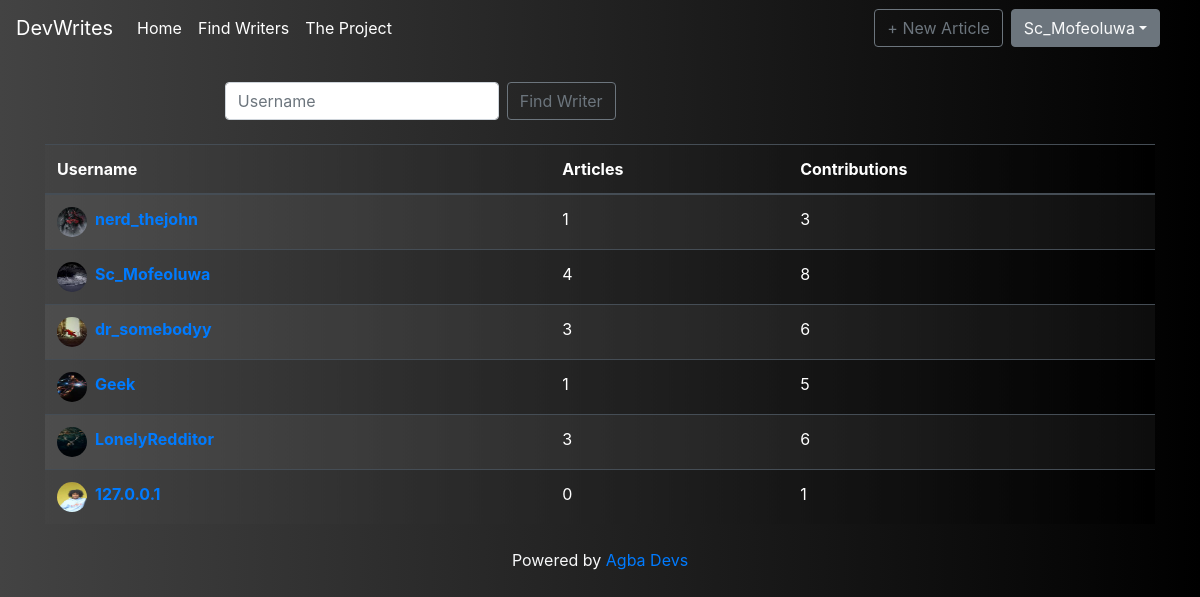
The page /writers (signed in) on the database its author committed.
### Social_Blog/models.py (models this page shows, shortened)
class User(db.Model, UserMixin):
    id = db.Column(db.Integer,primary_key=True)
    username = db.Column(db.String(20),unique=True,nullable=False)
    email = db.Column(db.String(40),unique=True,nullable=False)
    image_file = db.Column(db.String(20),nullable=False, default='default.jpg')
    bio = db.Column(db.String(120), nullable=False, default='Developer and Technical Writer')
    password = db.Column(db.String(60),nullable=False)
    posts = db.relationship('Post', backref='author', lazy=True)
    followed = db.relationship('Follow',foreign_keys=[Follow.follower_id],
                                backref=db.backref('follower',lazy='joined'),
                                lazy='dynamic',cascade='all, delete-orphan')
    followers = db.relationship('Follow',foreign_keys=[Follow.followed_id],
                                backref=db.backref('followed',lazy='joined'),
                                lazy='dynamic',cascade='all, delete-orphan')
    comments = db.relationship('Comment',backref='author',lazy='dynamic')

### Social_Blog/routes.py (the view)
@app.route('/writers')
@login_required
def find_writers():
    username = request.args.get('writer')
    if username:
        username = username.replace('+',' ')
    writer = User.query.filter_by(username=username).first()
    if not username:
        writer = 'no username'
    else:
        writer = writer
    users = User.query.all()
    return render_template('writers.html',users=users,writer=writer)

### Social_Blog/models.py (called while the page is built)
@login_manager.user_loader
def load_user(user_id:int):
     return User.query.get(user_id)

### Social_Blog/templates/writers.html (shortened to what this page needs)
{% extends 'layout.html' %}
{% block body %}
<h3 class='text-light mt-4 mb-4 text-center'>DevWriters</h3>
<div class='container'>
    <div>
        <form class="form-inline mt-2 mt-md-0 mb-4">
            <input class="form-control mr-sm-2" type="text" name='writer' placeholder="Username" aria-label="Search">
            <button class="btn btn-outline-secondary my-2 my-sm-0" type="submit">Find Writer</button>
        </form>
    </div>
    <br>
    <br>
    {% if writer=='no username' %}
        <table class='table table-striped table-dark table-striped mb-4 bg'>
            <thead>
                <tr>
                    <th scope="col">Username</th>
                    <th scope='col'>Articles</th>
                    <th scope='col'>Contributions</th>
                </tr>
            </thead>
            <tbody>
                {% for user in users %}
                    <tr>
                        <th scope='row'><img class='float-left find-image mr-2' src='{{ url_for("static",filename="images/"+ user.image_file)}}'><a class='link' href='{{url_for("profile",user=user.username)}}'>{{user.username}}</a></th>
                        <td>{{ user.posts|length }}</td>
                        <td>{{ user.posts|length + user.comments.count() }}</td>
                    </tr>
                {% endfor %}
            </tbody>
        </table>
    {% elif writer==None %}
        <br>
        <div class='container mb-4'>
            <i class='text-muted mb-4 text-center' >No writer with this username was found</i>
        </div>
    {% endif %}
</div>
{% endblock %}

### Social_Blog/templates/layout.html (shortened to what this page needs)
<!DOCTYPE html>
<html>
    <head>
        <link rel="stylesheet" href="{{url_for('static',filename='css/bootstrap.min.css')}}">
        <link rel="stylesheet" href="{{url_for('static',filename='css/main.css')}}">
    </head>
    <body class="bg">
      <nav class="navbar navbar-expand-sm navbar-dark bg fixed-top">
        <a class="navbar-brand" href="#">DevWrites</a>
        <div class="collapse navbar-collapse" id="navbarsExample03">
          <ul class="navbar-nav mr-auto">
            <li class="nav-item active menu-bar">
              <a class="nav-link" href="{{url_for('home')}}">Home <span class="sr-only">(current)</span></a>
            </li>
            <li class="nav-item active menu-bar">
              <a class="nav-link" href="{{url_for('find_writers')}}" >Find Writers</a>
            </li>
            <li class="nav-item active menu-bar">
              <a class="nav-link" href="{{url_for('project')}}" >The Project</a>
            </li>
          </ul>
          {% if current_user.posts|length==0 %}
            <a class="btn btn-outline-secondary mr-2" href="{{url_for('new_post')}}">+ Your First Article</a>
          {% else %}
            <a class="btn btn-outline-secondary mr-2" href="{{url_for('new_post')}}">+ New Article</a>
          {% endif %}
          <form class="form-inline my-2 my-md-0">
            <div class="dropdown">
              <button class="btn btn-secondary dropdown-toggle text-light mr-4" type='button' id="dropdownMenuButton" data-toggle="dropdown" aria-haspopup="true" aria-expanded="false">{{current_user.username}}</button>
            </div>
          </form>
        </div>
      </nav>
      {% block body %} {% endblock %}
      <footer class="mastfoot mt-auto">
        <div class="inner">
          <p class='text-light text-center'>Powered by <a href="https://www.github.com/Johnkayode/Flask-blog">Agba Devs</a>
        </div>
      </footer>
    </body>
</html>

### Social_Blog/static/css/main.css (style rules this page uses)
.bg { background: #000000; background: -webkit-linear-gradient(to right, #434343, #000000); background: linear-gradient(to right, #434343, #000000); }
.container { display:flex; flex-wrap: wrap; justify-content: space-around; }
.find-image { width: 30px; height: 30px; border-radius: 50%; }

### rows shown on the page
User: username "Sc_Mofeoluwa", image_file (picture), posts|length "4", posts|length "8"
User: image_file (picture), username "nerd_thejohn", posts|length "1", posts|length "3"
User: image_file (picture), username "dr_somebodyy", posts|length "3", posts|length "6"
User: image_file (picture), username "Geek", posts|length "1", posts|length "5"
User: image_file (picture), username "LonelyRedditor", posts|length "3", posts|length "6"
User: image_file (placeholder picture), username "127.0.0.1", posts|length "0", posts|length "1"
